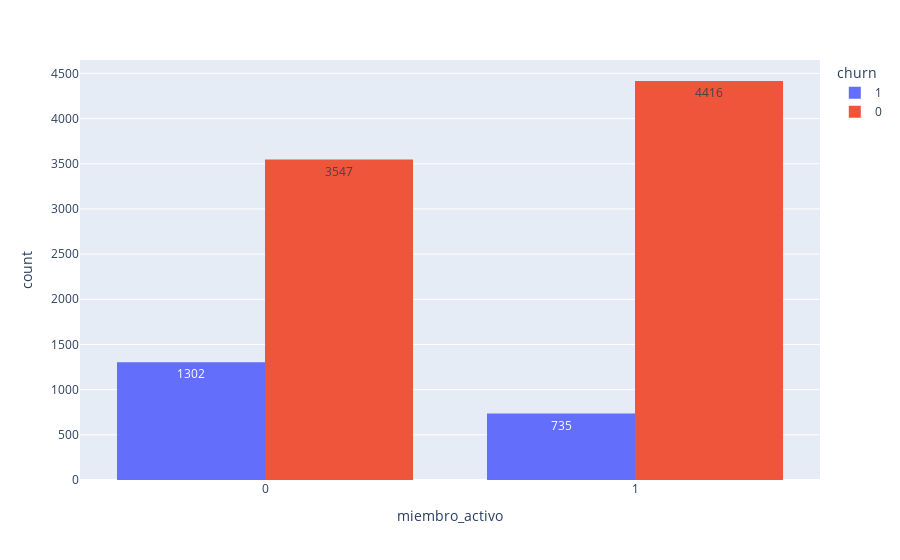

Source (notebook cell):
### Code cell
px.histogram(datos, x= "miembro_activo", text_auto=True, color="churn", barmode= "group")

### Figure 1 — Plotly figure (JSON) as saved in the notebook; plotly's stock layout.template omitted (floating-point values rounded to 4 significant figures; data arrays with more than 128 entries replaced by an {"elided": "..."} marker saying what was removed)
{"data": [{"alignmentgroup": "True", "bingroup": "x", "hovertemplate": "churn=1<br>miembro_activo=%{x}<br>count=%{y}<extra></extra>", "legendgroup": "1", "marker": {"color": "#636efa", "pattern": {"shape": ""}}, "name": "1", "offsetgroup": "1", "orientation": "v", "showlegend": true, "texttemplate": "%{value}", "type": "histogram", "x": {"elided": "2037 int values"}, "xaxis": "x", "yaxis": "y"}, {"alignmentgroup": "True", "bingroup": "x", "hovertemplate": "churn=0<br>miembro_activo=%{x}<br>count=%{y}<extra></extra>", "legendgroup": "0", "marker": {"color": "#EF553B", "pattern": {"shape": ""}}, "name": "0", "offsetgroup": "0", "orientation": "v", "showlegend": true, "texttemplate": "%{value}", "type": "histogram", "x": {"elided": "7963 int values"}, "xaxis": "x", "yaxis": "y"}], "layout": {"barmode": "group", "legend": {"title": {"text": "churn"}, "tracegroupgap": 0}, "margin": {"t": 60}, "xaxis": {"anchor": "y", "domain": [0, 1], "title": {"text": "miembro_activo"}}, "yaxis": {"anchor": "x", "domain": [0, 1], "title": {"text": "count"}}}}
